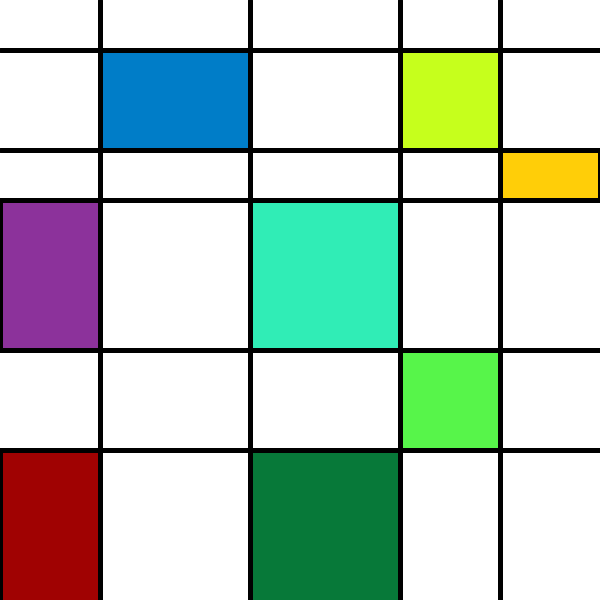
Frame 1 (no input)
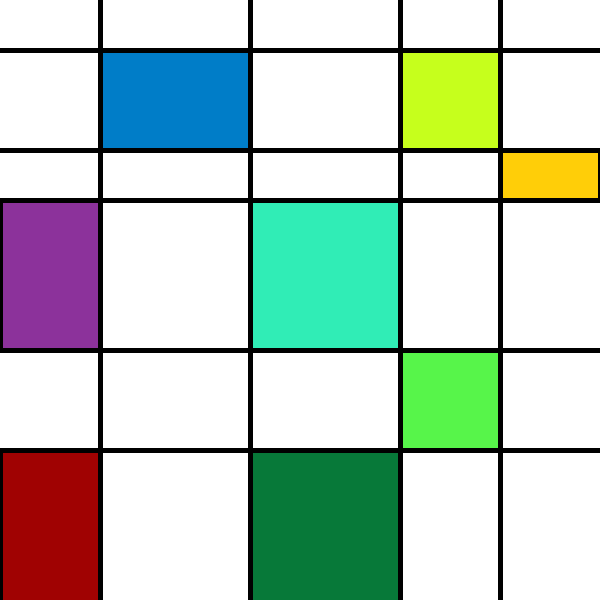
Frame 60 (the mouse pressed at the canvas centre just before this capture)
Frame 120 (the mouse held since frame 60 and released just before this capture): identical to frame 60, image omitted

The Processing sketch that drew these frames (run headless with seeded random() and noise(); from frame 60 on, the mouse is pressed at the canvas centre):

// Processing sketch: processing_84938
// ── processing_84938.pde

void setup(){
  size(600,600);
  background(255);
}

void draw(){
 strokeWeight(5);
 line(100,0,100,600);
 
 fill(160,2,2);
 rect(0,450,100,200);
 
 fill(255,206,8);
 rect(500,150,100,50);
 
 fill(0,125,200);
 rect(100,50,150,100);
 
 fill(48,237,182);
 rect(250,200,150,150);
 
 fill(140,50,155);
 rect(0,200,100,150);
 
 line(250,0,250,600);
 
 line(400,0,400,600);
 
 fill(87,245,74);
 rect(400,350,100,100);
 
 fill(198,255,28);
 rect(400,50,100,100);
 
 fill(7,121,57);
 rect(250,450,150,200);
 
 line(500,0,500,600);
 
 line(0,50,600,50);
 
 line(0,150,600,150);
 
 line(0,200,600,200);
 
 line(0,450,600,450);
 
 line(0,350,600,350);
}
